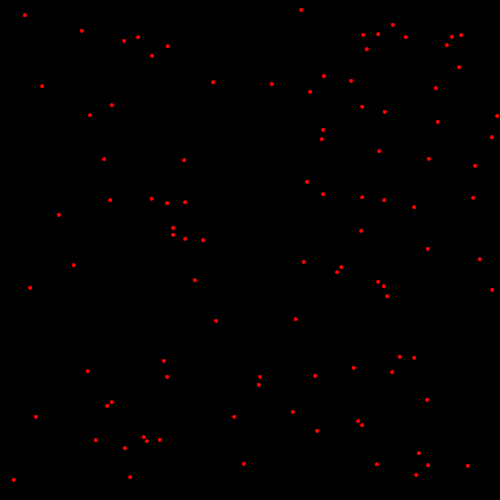
Frame 1 (no input)
Frame 60 (the mouse pressed at the canvas centre just before this capture): blank canvas, image omitted
Frame 120 (the mouse held since frame 60 and released just before this capture): blank canvas, image omitted

The Processing sketch that drew this single still picture (run headless with seeded random() and noise(); from frame 60 on, the mouse is pressed at the canvas centre):

// Processing sketch: sketch_211122a
// ── sketch_211122a.pde
class Ball{//發明Ball物件
  float x,y,vx,vy;
  boolean dead;
  Ball(){
    reborn();
  }
    void reborn(){
    x=random(500);
    y=random(500);
    vy=random(-2,2);
    vx=random(-2,2);
    dead=false;
  }
  void draw(){
  if(dead==true) return;
  fill(255,0,0);ellipse(x,y,5,5);
  if(dist(mouseX,mouseY,x,y)<5){
    dead=true;
    gameOver=true;
  }
  x=x+vx*1;
  y=y+vy*1;
  if(y>500||y<0) reborn();
  if(x>500||x<0) reborn();
  }
}
Ball []balls;
void setup(){
  size(500,500);
  balls=new Ball[99];
  for(int i=0;i<99;i++){
    balls[i]=new Ball();
  }
}
boolean gameOver=false;
void draw(){
  background(0);
  for(int i=0;i<99;i++){
    balls[i].draw();
  }
  if(gameOver)background(255,0,0);
}
